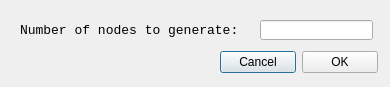
<?xml version="1.0" encoding="UTF-8"?>
<ui version="4.0">
 <class>Dialog</class>
 <widget class="QDialog" name="Dialog">
  <property name="geometry">
   <rect>
    <x>0</x>
    <y>0</y>
    <width>390</width>
    <height>87</height>
   </rect>
  </property>
  <property name="windowTitle">
   <string>Number of Nodes to generate</string>
  </property>
  <widget class="QWidget" name="layoutWidget">
   <property name="geometry">
    <rect>
     <x>220</x>
     <y>50</y>
     <width>158</width>
     <height>25</height>
    </rect>
   </property>
   <layout class="QHBoxLayout" name="horizontalLayout">
    <property name="spacing">
     <number>6</number>
    </property>
    <property name="leftMargin">
     <number>0</number>
    </property>
    <property name="topMargin">
     <number>0</number>
    </property>
    <property name="rightMargin">
     <number>0</number>
    </property>
    <property name="bottomMargin">
     <number>0</number>
    </property>
    <item>
     <widget class="QPushButton" name="cancelButton">
      <property name="text">
       <string>Cancel</string>
      </property>
     </widget>
    </item>
    <item>
     <widget class="QPushButton" name="okButton">
      <property name="text">
       <string>OK</string>
      </property>
     </widget>
    </item>
   </layout>
  </widget>
  <widget class="QLabel" name="label">
   <property name="geometry">
    <rect>
     <x>20</x>
     <y>20</y>
     <width>231</width>
     <height>21</height>
    </rect>
   </property>
   <property name="font">
    <font>
     <family>Courier New</family>
     <pointsize>10</pointsize>
    </font>
   </property>
   <property name="text">
    <string>Number of nodes to generate:</string>
   </property>
  </widget>
  <widget class="QLineEdit" name="lineEdit">
   <property name="geometry">
    <rect>
     <x>260</x>
     <y>20</y>
     <width>113</width>
     <height>20</height>
    </rect>
   </property>
  </widget>
 </widget>
 <resources/>
 <connections>
  <connection>
   <sender>okButton</sender>
   <signal>clicked()</signal>
   <receiver>Dialog</receiver>
   <slot>accept()</slot>
   <hints>
    <hint type="sourcelabel">
     <x>351</x>
     <y>38</y>
    </hint>
    <hint type="destinationlabel">
     <x>233</x>
     <y>29</y>
    </hint>
   </hints>
  </connection>
  <connection>
   <sender>cancelButton</sender>
   <signal>clicked()</signal>
   <receiver>Dialog</receiver>
   <slot>reject()</slot>
   <hints>
    <hint type="sourcelabel">
     <x>330</x>
     <y>66</y>
    </hint>
    <hint type="destinationlabel">
     <x>197</x>
     <y>125</y>
    </hint>
   </hints>
  </connection>
 </connections>
</ui>
